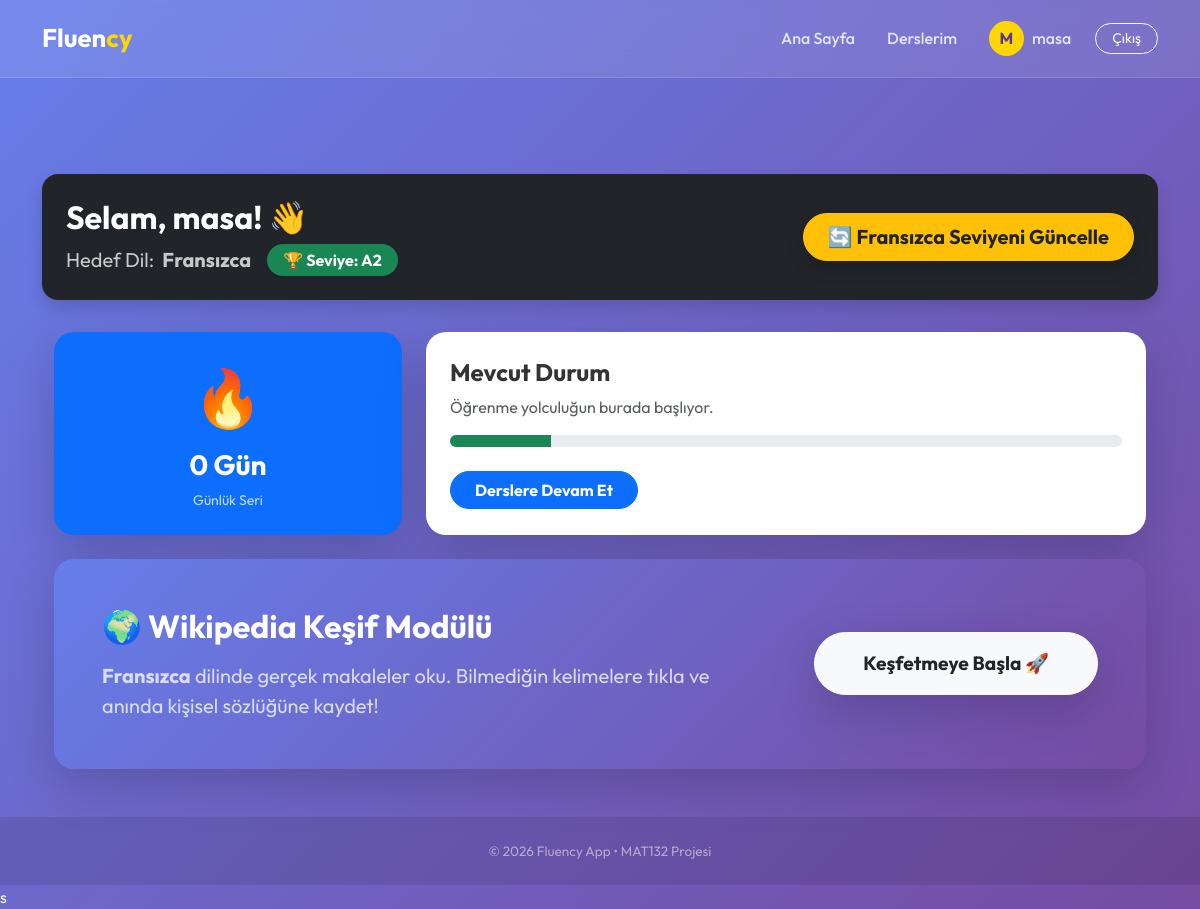
Page / (signed in) on the earlier database version.
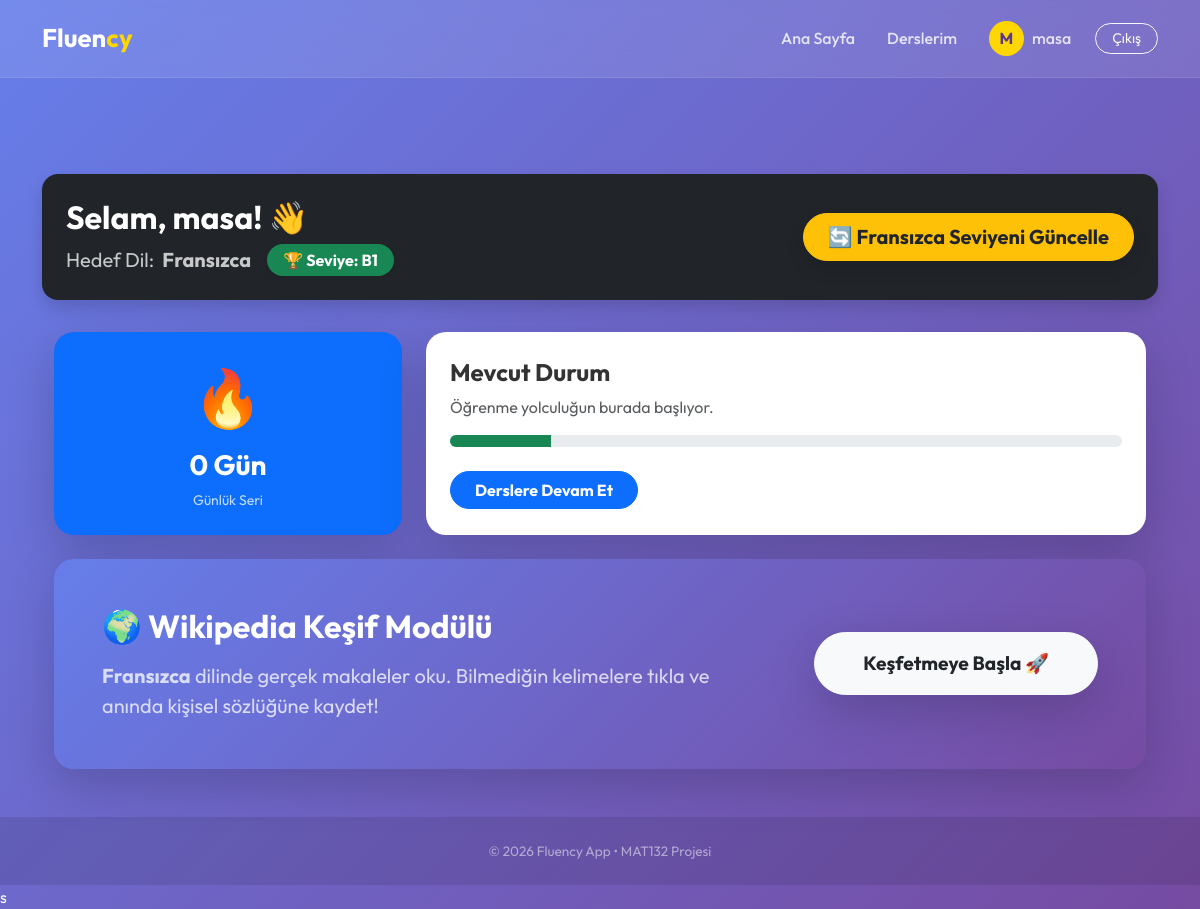
Same page on the later database version.
### users/models.py (models this page shows, shortened)
class User(AbstractUser):
    pass

class UserLanguageLevel(models.Model):
    user = models.ForeignKey(
        settings.AUTH_USER_MODEL,
        on_delete=models.CASCADE
    )
    language_code = models.CharField(max_length=5)
    level = models.CharField(max_length=2, default='A1')
    last_tested = models.DateTimeField(auto_now=True)

### users/views.py (the view)
# urls.py: path('', views.index_view, name='index'),
def index_view(request):
    context = {'is_homepage': True}
    if request.user.is_authenticated:
        user_language_entry = request.user.userlanguagelevel_set.first()
        if user_language_entry:
            context['target_lang_code'] = user_language_entry.language_code
            lang_names = {'en': 'İngilizce', 'fr': 'Fransızca', 'de': 'Almanca', 'kr': 'Korece'}
            context['target_lang_name'] = lang_names.get(user_language_entry.language_code, user_language_entry.language_code.upper())
            context['user_level'] = user_language_entry.level
        else:
            context['target_lang_code'] = None
            context['target_lang_name'] = "Dil Seçilmedi"
            context['user_level'] = None
        context['user_streak'] = getattr(request.user, 'streak', 0)
    return render(request, 'index.html', context)

### templates/index.html (shortened to what this page needs)
{% extends "base.html" %}
{% block content %}
<div class="container mt-5">
    {% if user.is_authenticated %}
    <div class="row g-4">
        <div class="col-12 mb-2 d-flex justify-content-between align-items-center bg-dark text-white p-4 rounded-4 shadow">
            <div>
                <h2 class="fw-bold">Selam, {{ user.username }}! 👋</h2>
                <div class="d-flex align-items-center mt-2">
                    <p class="mb-0 opacity-75 fs-5">
                        Hedef Dil: <strong class="ms-1 text-white">{{ target_lang_name }}</strong>
                    </p>
                    {% if user_level %}
                        <span class="badge bg-success ms-3 px-3 py-2 fs-6 rounded-pill shadow-sm">
                            🏆 Seviye: {{ user_level }}
                        </span>
                    {% endif %}
                </div>
            </div>
            {% if target_lang_code %}
                <a href="{% url 'start_test' lang_code=target_lang_code %}" class="btn btn-warning btn-lg fw-bold rounded-pill px-4 shadow text-dark">
                    {% if user_level and user_level != 'A1' %}
                        🔄 {{ target_lang_name }} Seviyeni Güncelle
                    {% else %}
                        🚀 {{ target_lang_name }} Testine Başla
                    {% endif %}
                </a>
            {% else %}
                <a href="/admin" class="btn btn-outline-light rounded-pill px-4">
                    ⚠️ Önce Dil Seçmelisin
                </a>
            {% endif %}
        </div>
        <div class="col-md-4 text-center">
            <div class="card border-0 shadow-lg p-4 bg-primary text-white h-100 d-flex justify-content-center" style="border-radius: 20px;">
                <span style="font-size: 3.5rem;">🔥</span>
                <h3 class="fw-bold mt-2">{{ user_streak|default:"0" }} Gün</h3>
                <p class="small opacity-75 mb-0">Günlük Seri</p>
            </div>
        </div>
        <div class="col-md-8">
            <div class="card border-0 shadow-lg p-4 h-100 d-flex flex-column justify-content-center" style="border-radius: 20px; background: white; color: #333;">
                <h4 class="fw-bold">Mevcut Durum</h4>
                <p class="text-muted">Öğrenme yolculuğun burada başlıyor.</p>
                <div class="progress mb-4" style="height: 12px; border-radius: 10px;">
                    <div class="progress-bar bg-success" style="width: 15%;"></div>
                </div>
                <div>
                    <a href="/dashboard" class="btn btn-primary rounded-pill px-4 fw-bold">Derslere Devam Et</a>
                </div>
            </div>
        </div>
        <div class="col-12 mt-4">
            <div class="card border-0 shadow-lg p-5" style="border-radius: 20px; background: linear-gradient(135deg, #667eea 0%, #764ba2 100%); color: white;">
                <div class="row align-items-center">
                    <div class="col-md-8 text-center text-md-start mb-4 mb-md-0">
                        <h2 class="fw-bold mb-3">🌍 Wikipedia Keşif Modülü</h2>
                        <p class="fs-5 opacity-75 mb-0">
                            <strong>{{ target_lang_name }}</strong> dilinde gerçek makaleler oku. Bilmediğin kelimelere tıkla ve anında kişisel sözlüğüne kaydet!
                        </p>
                    </div>
                    <div class="col-md-4 text-center text-md-end">
                        <a href="{% url 'wiki_reader' %}" class="btn btn-light btn-lg rounded-pill px-5 py-3 fw-bold text-dark shadow-lg" style="font-size: 1.2rem;">
                            Keşfetmeye Başla 🚀
                        </a>
                    </div>
                </div>
            </div>
        </div>
    </div>
    {% endif %}
</div>
{% endblock %}

### templates/base.html (shortened to what this page needs)
<!DOCTYPE html>
<html lang="tr">
<head>
    <link href="https://cdn.jsdelivr.net/npm/bootstrap@5.3.0/dist/css/bootstrap.min.css" rel="stylesheet">
</head>
<body>
    <nav class="navbar navbar-expand-lg navbar-dark sticky-top">
        <div class="container">
            <a class="navbar-brand" href="/">Fluen<span>cy</span></a>
            <div class="collapse navbar-collapse" id="navbarNav">
                <ul class="navbar-nav ms-auto align-items-center">
                    <li class="nav-item"><a class="nav-link px-3" href="/">Ana Sayfa</a></li>
                    {% if user.is_authenticated %}
                    <li class="nav-item"><a class="nav-link px-3" href="/dashboard">Derslerim</a></li>
                    <li class="nav-item">
                        <a class="nav-link px-3 d-flex align-items-center" href="/profile">
                            <div class="profile-circle me-2">
                                {{ user.username|slice:":1"|upper }}
                            </div>
                            {{ user.username }}
                        </a>
                    </li>
                    <li class="nav-item ms-lg-2">
                        <a class="btn btn-outline-light btn-sm px-3" style="border-radius: 50px;"
                            href="/logout">Çıkış</a>
                    </li>
                    {% else %}
                    <li class="nav-item"><a class="nav-link px-3" href="/login">Giriş Yap</a></li>
                    <li class="nav-item">
                        <a class="btn btn-start ms-lg-3 shadow-sm" href="/register">Hemen Başla</a>
                    </li>
                    {% endif %}
                </ul>
            </div>
        </div>
    </nav>
    <main class="main-content">
        <div class="container py-5">
            {% block content %}{% endblock %}
        </div>
    </main>
    <footer class="text-center text-white-50 mt-auto">
        <div class="container">
            <p class="mb-0">© 2026 Fluency App • MAT132 Projesi</p>
        </div>
    </footer>
</body>
</html>s

### templates/base.html (style rules this page uses)
body { font-family: 'Outfit', sans-serif; background: linear-gradient(135deg, #667eea 0%, #764ba2 100%); min-height: 100vh; color: #fff; display: flex; flex-direction: column; }
.navbar { background: rgba(255, 255, 255, 0.1) !important; backdrop-filter: blur(15px); border-bottom: 1px solid rgba(255, 255, 255, 0.1); padding: 0.8rem 0; }
.navbar-brand { font-weight: 700; font-size: 1.6rem; color: #fff !important; }
.navbar-brand span { color: #ffd700; }
.nav-link { color: rgba(255, 255, 255, 0.8) !important; font-weight: 500; transition: 0.3s; border-radius: 10px; }
.main-content { flex: 1; display: flex; align-items: center; }
footer { padding: 1.5rem 0; background: rgba(0, 0, 0, 0.1); font-size: 0.85rem; }
.profile-circle { width: 35px; height: 35px; background: #ffd700; color: #5a3791; border-radius: 50%; display: flex; align-items: center; justify-content: center; font-weight: bold; }

Differences in the rows shown:
changed UserLanguageLevel: level "A2" → "B1"
